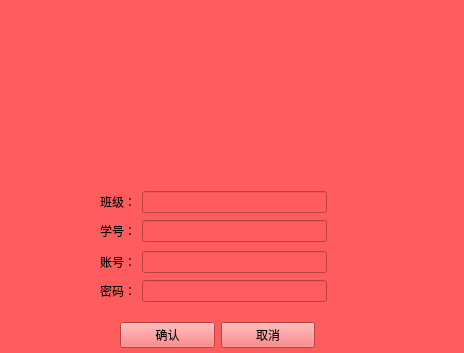
<?xml version="1.0" encoding="UTF-8"?>
<ui version="4.0">
 <class>zhuce</class>
 <widget class="QWidget" name="zhuce">
  <property name="geometry">
   <rect>
    <x>0</x>
    <y>0</y>
    <width>464</width>
    <height>353</height>
   </rect>
  </property>
  <property name="windowTitle">
   <string>Form</string>
  </property>
  <property name="styleSheet">
   <string notr="true">background-color: rgb(255, 93, 93);</string>
  </property>
  <widget class="QWidget" name="layoutWidget">
   <property name="geometry">
    <rect>
     <x>100</x>
     <y>190</y>
     <width>227</width>
     <height>55</height>
    </rect>
   </property>
   <layout class="QVBoxLayout" name="verticalLayout_2">
    <item>
     <layout class="QHBoxLayout" name="horizontalLayout_3">
      <item>
       <widget class="QLabel" name="label_3">
        <property name="text">
         <string>班级：</string>
        </property>
       </widget>
      </item>
      <item>
       <widget class="QLineEdit" name="lineEdit_banji"/>
      </item>
     </layout>
    </item>
    <item>
     <layout class="QHBoxLayout" name="horizontalLayout_4">
      <item>
       <widget class="QLabel" name="label_4">
        <property name="text">
         <string>学号：</string>
        </property>
       </widget>
      </item>
      <item>
       <widget class="QLineEdit" name="lineEdit_xuehao"/>
      </item>
     </layout>
    </item>
   </layout>
  </widget>
  <widget class="QWidget" name="layoutWidget">
   <property name="geometry">
    <rect>
     <x>100</x>
     <y>250</y>
     <width>227</width>
     <height>55</height>
    </rect>
   </property>
   <layout class="QVBoxLayout" name="verticalLayout">
    <item>
     <layout class="QHBoxLayout" name="horizontalLayout">
      <item>
       <widget class="QLabel" name="label">
        <property name="text">
         <string>账号：</string>
        </property>
       </widget>
      </item>
      <item>
       <widget class="QLineEdit" name="lineEditzhanghao"/>
      </item>
     </layout>
    </item>
    <item>
     <layout class="QHBoxLayout" name="horizontalLayout_2">
      <item>
       <widget class="QLabel" name="label_2">
        <property name="text">
         <string>密码：</string>
        </property>
       </widget>
      </item>
      <item>
       <widget class="QLineEdit" name="lineEdit_mima"/>
      </item>
     </layout>
    </item>
   </layout>
  </widget>
  <widget class="QLabel" name="label_5">
   <property name="geometry">
    <rect>
     <x>-180</x>
     <y>10</y>
     <width>631</width>
     <height>161</height>
    </rect>
   </property>
   <property name="text">
    <string>TextLabel</string>
   </property>
  </widget>
  <widget class="QWidget" name="">
   <property name="geometry">
    <rect>
     <x>120</x>
     <y>320</y>
     <width>195</width>
     <height>30</height>
    </rect>
   </property>
   <layout class="QHBoxLayout" name="horizontalLayout_5">
    <item>
     <widget class="QPushButton" name="pushButton">
      <property name="text">
       <string>确认</string>
      </property>
     </widget>
    </item>
    <item>
     <widget class="QPushButton" name="pushButton_2">
      <property name="text">
       <string>取消</string>
      </property>
     </widget>
    </item>
   </layout>
  </widget>
 </widget>
 <resources/>
 <connections/>
</ui>
